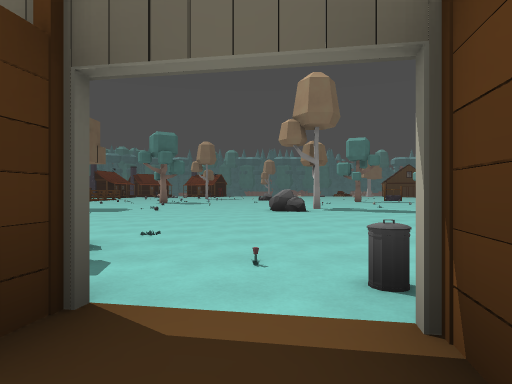
view 1 (above)

24 first-person views from a walk through a level from a Godot 3-D game. The camera is 1.2 m above the floor, looks level and sees 75° across. Doors that lead somewhere are drawn open, without their leaves. The floor is counted in squares, 2 m on a side. Each view is taken from the middle of a square. On the plan, view 1 faces up. The plan holds only what a view shows up to about 10 squares ahead; the rest is blank. The place goes on beyond the plan. Some surface patterns are stand-ins.

view 2
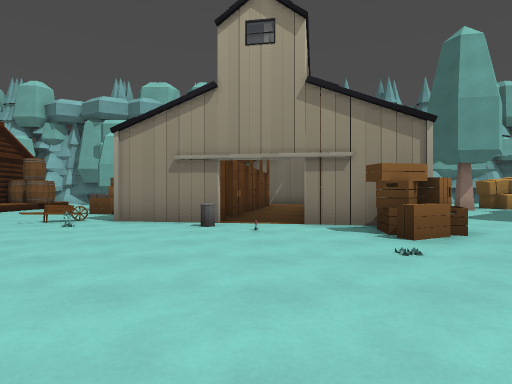

view 3
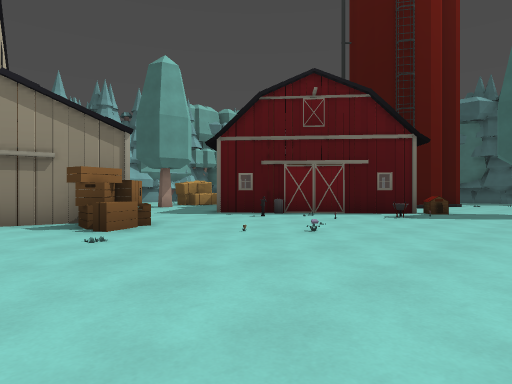

view 4
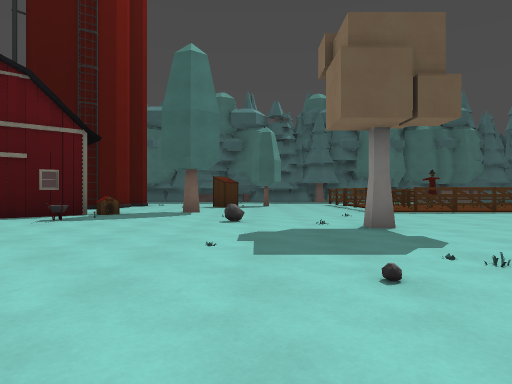

view 5
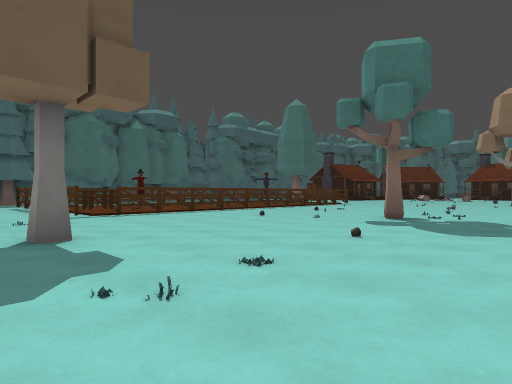

view 6
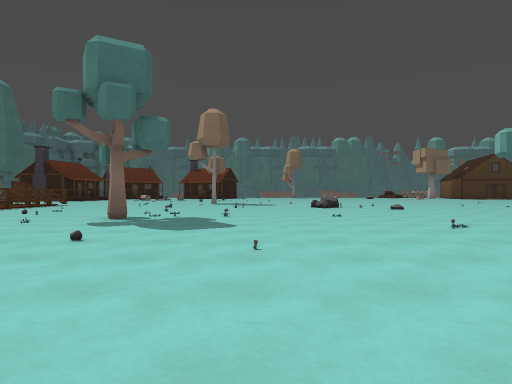

view 7
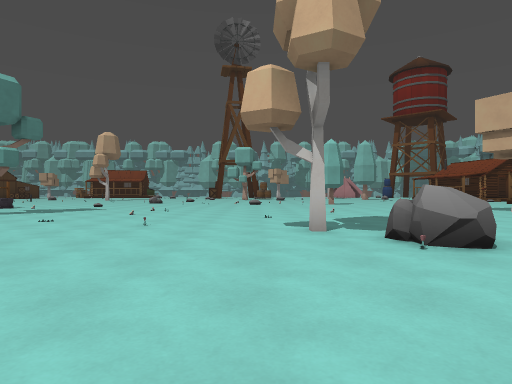

view 8
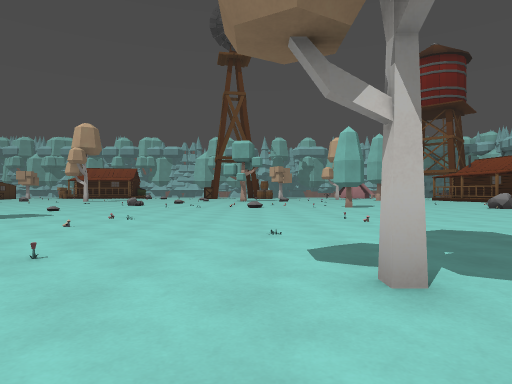

view 9
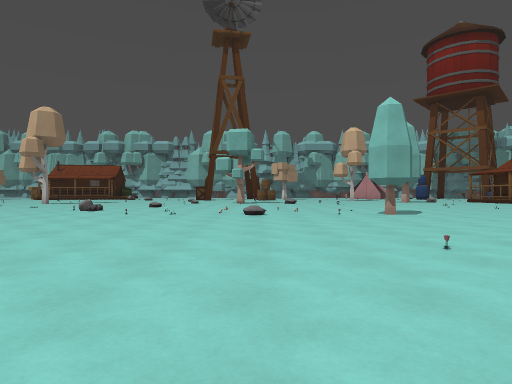

view 10
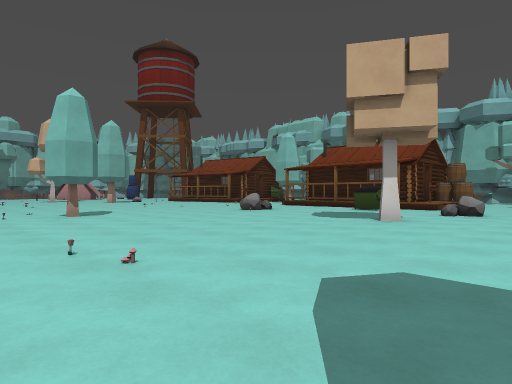

view 11
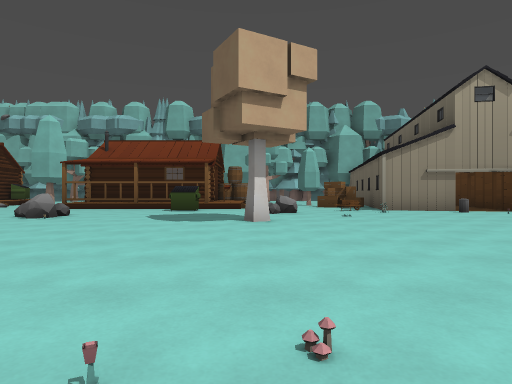

view 12
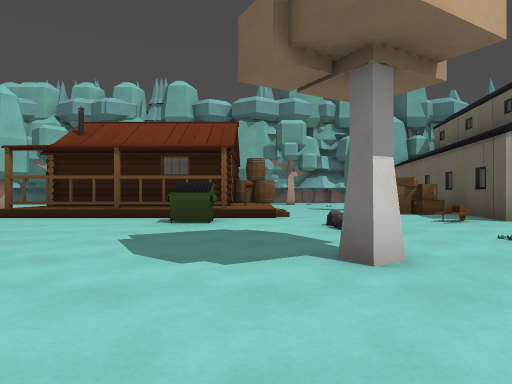

view 13
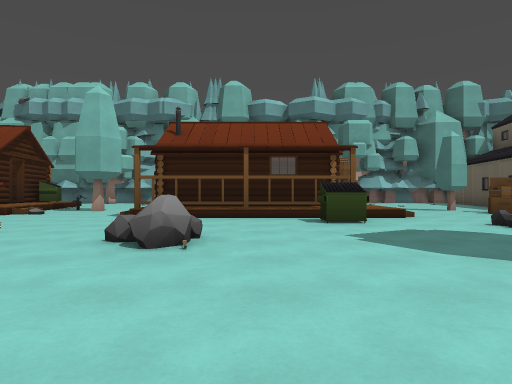

view 14
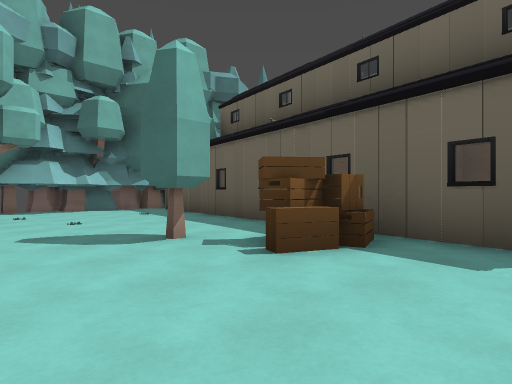

view 15
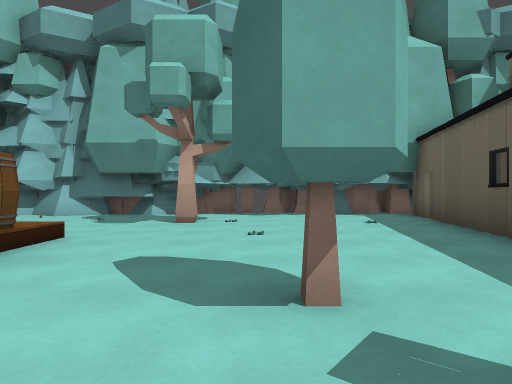

view 16
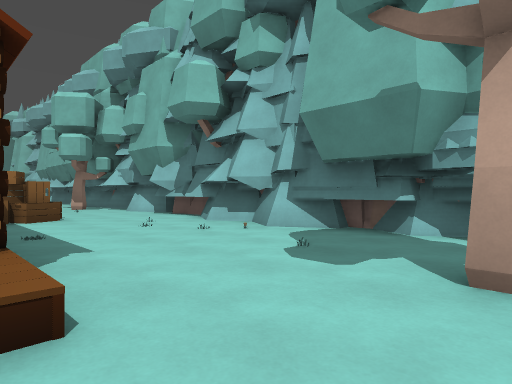

view 17
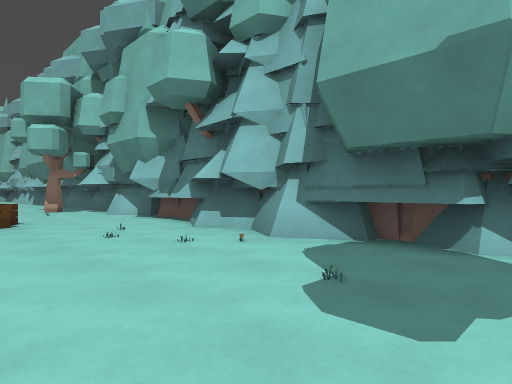

view 18
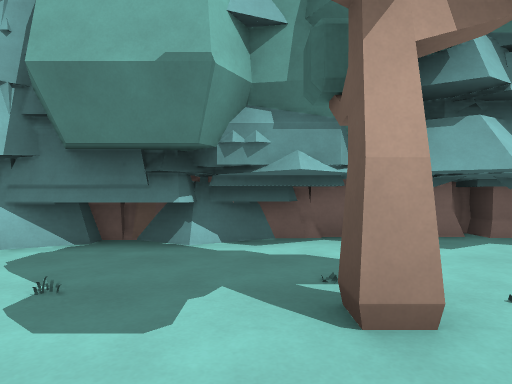

view 19
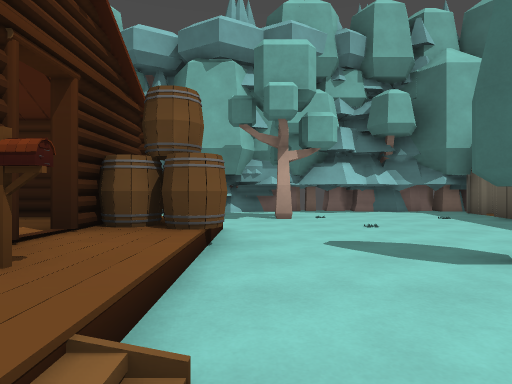

view 20
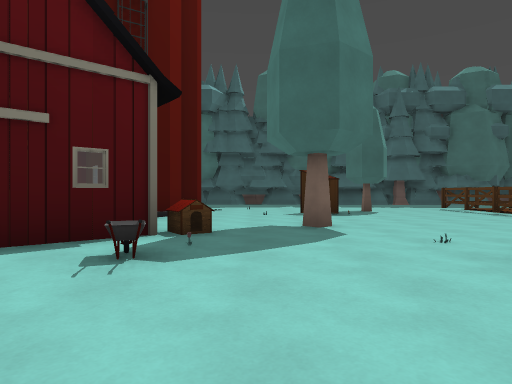

view 21
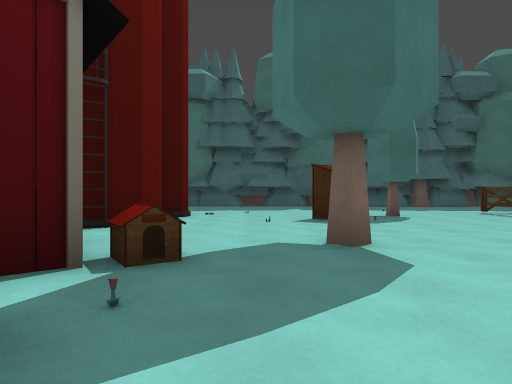

view 22
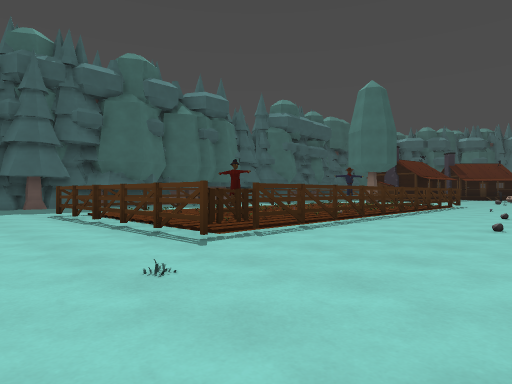

view 23
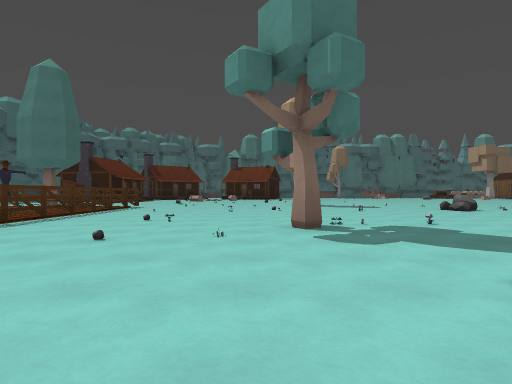

view 24
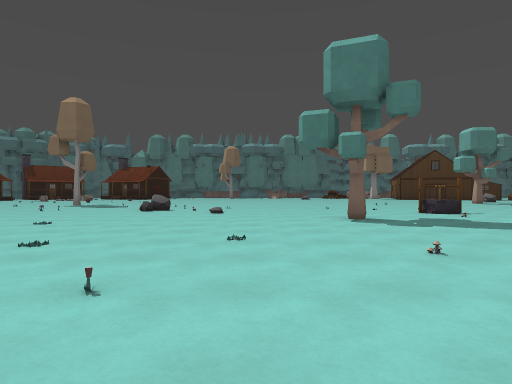

### Floor plan
Key: @ floor where view 1 was taken; # wall or solid block; x gap in a wall; . main floor; : floor 0.5 m higher than the main floor; / step, stairs or slope; D open door; = window, fence, low wall or low ledge; ^ raised ledge; B bin; C crate; T tree; F flower; A barn; R rock; M mushroom; U dumpster; P pine tree; E barrel; S scarecrow; W well; O other object.
Columns run from 18 left of view 1 to 16 right of it. Each row starts with its distance up from view 1.
 23        ....................W
 22        ....................W.
 21       .#.....O..........T....
 20       .x.....................  ..
 19        ........O............. ...
 18        ......T...................
 17        ..........................
 16   #..S.#...........O......O......
 15   #....x.............O...........
 14 ..#=####........O................
 13 ...............................:
 12  ..........#........T............
 11  ..................OR....MF....O.
 10   .T......R.......................
  9     #..........................T..
  8  ..D...T.........................
  7  ................................
  6  .......^F=...O..................
  5    ##...A......O.........#.......
  4      #.A A....................OR.
  3       #   AOO..##.O...............
  2            A...##DDB....R..........
  1             A..  D.D##=....U.......
  0             ..   #@D##.../::::::/..
 -1            ..    DD##CC../:#####/..
 -2            .       ##CC...O#   ##..
 -3            T        #..T..:D      T
 -4                     #.....E#:
 -5                     #.....:###
 -6                    ##...........C
 -7                    #............CC
 -8                    D....T..........
 -9                   #D........O.P....
-10                 OPTPP#PPPPPPPPTPP#O
-11                  TTO# PTTOOPPPTPO P
-12                  O P  PPPPP     P

Positions as (right, up) in squares from view 1, and headings:
1: (0, 0), facing up
2: (0, 8), facing down
3: (0, 9), facing down-left
4: (-1, 10), facing left
5: (-2, 11), facing up-left
6: (-2, 11), facing up
7: (-3, 13), facing right
8: (0, 13), facing right
9: (4, 13), facing right
10: (4, 12), facing down-right
11: (7, 12), facing down
12: (8, 8), facing down
13: (11, 8), facing down
14: (7, 1), facing down-left
15: (5, -1), facing down
16: (6, -5), facing down-right
17: (7, -6), facing down-right
18: (7, -6), facing down
19: (7, 0), facing down
20: (-5, 7), facing left
21: (-7, 7), facing left
22: (-7, 11), facing up-left
23: (-6, 13), facing up
24: (4, 13), facing up
